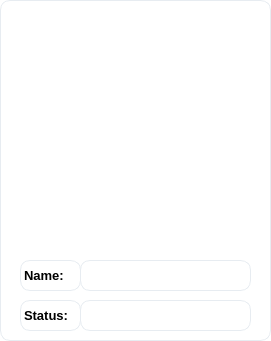
  <widget class="QFrame" name="frame_user">
   <property name="geometry">
    <rect>
     <x>30</x>
     <y>90</y>
     <width>271</width>
     <height>341</height>
    </rect>
   </property>
   <property name="styleSheet">
    <string notr="true">background: white;
border-radius: 10px;
border: 1px solid #e7ecf1;</string>
   </property>
   <property name="frameShape">
    <enum>QFrame::StyledPanel</enum>
   </property>
   <property name="frameShadow">
    <enum>QFrame::Raised</enum>
   </property>
   <widget class="QLabel" name="label_pic">
    <property name="geometry">
     <rect>
      <x>20</x>
      <y>20</y>
      <width>231</width>
      <height>231</height>
     </rect>
    </property>
    <property name="styleSheet">
     <string notr="true">border:none;</string>
    </property>
    <property name="text">
     <string/>
    </property>
    <property name="scaledContents">
     <bool>true</bool>
    </property>
   </widget>
   <widget class="QLabel" name="label_sname_2">
    <property name="geometry">
     <rect>
      <x>20</x>
      <y>260</y>
      <width>61</width>
      <height>31</height>
     </rect>
    </property>
    <property name="font">
     <font>
      <pointsize>10</pointsize>
      <weight>75</weight>
      <bold>true</bold>
     </font>
    </property>
    <property name="text">
     <string>Name:</string>
    </property>
   </widget>
   <widget class="QLabel" name="label_stats">
    <property name="geometry">
     <rect>
      <x>20</x>
      <y>300</y>
      <width>61</width>
      <height>31</height>
     </rect>
    </property>
    <property name="font">
     <font>
      <pointsize>10</pointsize>
      <weight>75</weight>
      <bold>true</bold>
     </font>
    </property>
    <property name="text">
     <string>Status:</string>
    </property>
   </widget>
   <widget class="QLabel" name="label_sname">
    <property name="geometry">
     <rect>
      <x>80</x>
      <y>260</y>
      <width>171</width>
      <height>31</height>
     </rect>
    </property>
    <property name="font">
     <font>
      <pointsize>10</pointsize>
      <weight>75</weight>
      <bold>true</bold>
     </font>
    </property>
    <property name="text">
     <string/>
    </property>
   </widget>
   <widget class="QLabel" name="label_stats_2">
    <property name="geometry">
     <rect>
      <x>80</x>
      <y>300</y>
      <width>171</width>
      <height>31</height>
     </rect>
    </property>
    <property name="font">
     <font>
      <pointsize>10</pointsize>
      <weight>75</weight>
      <bold>true</bold>
     </font>
    </property>
    <property name="text">
     <string/>
    </property>
   </widget>
   <widget class="QLabel" name="label_pic_frame">
    <property name="geometry">
     <rect>
      <x>20</x>
      <y>20</y>
      <width>231</width>
      <height>231</height>
     </rect>
    </property>
    <property name="styleSheet">
     <string notr="true">border:none;
background:none;</string>
    </property>
    <property name="text">
     <string/>
    </property>
    <property name="pixmap">
     <pixmap resource="Resources.qrc">:/imgs/frame.png</pixmap>
    </property>
    <property name="scaledContents">
     <bool>true</bool>
    </property>
   </widget>
  </widget>
